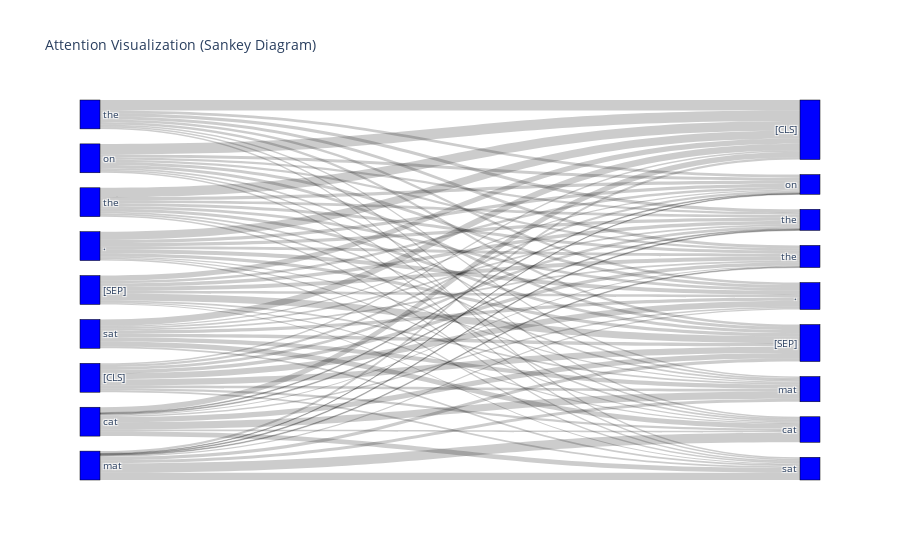

Write notebook code for a chart like this one.
### Code cell
import plotly.graph_objects as go
import torch
import numpy as np
import plotly.express as px
import pandas as pd
from transformers import DistilBertTokenizer, DistilBertModel

def visualize_attention(text, layer_idx=0, head_idx=0, model_name='distilbert-base-uncased'):
    # Load pre-trained model and tokenizer
    tokenizer = DistilBertTokenizer.from_pretrained(model_name)
    model = DistilBertModel.from_pretrained(model_name)
    
    # Tokenize input text
    tokenized_input = tokenizer(text, return_tensors='pt', padding=True, truncation=True)

    # Get attention weights
    with torch.no_grad():
        outputs = model(**tokenized_input, output_attentions=True)
        attention = outputs.attentions[0][layer_idx][head_idx]
        print(f'attention shapes: {attention.shape}')

    # Convert attention tensor to numpy array
    attention = attention.squeeze().cpu().numpy()
    
    # Prepare data for Sankey diagram
    node_labels = [tokenizer.convert_ids_to_tokens(tokenized_input['input_ids'][0][i].item()) for i in range(len(tokenized_input['input_ids'][0]))]
    link_labels = []
    source = []
    target = []
    value = []
    for from_idx in range(attention.shape[0]):
        for to_idx in range(attention.shape[1]):
            weight = attention[from_idx, to_idx]
            if weight > 0:
                source.append(from_idx)
                target.append(len(node_labels) + to_idx)
                value.append(weight)
                link_labels.append(f'{node_labels[from_idx]} -> {node_labels[to_idx]}')
    
    node_labels += node_labels#[f'Masked Token {i}' for i in range(attention.shape[1])]
    
    # Create Sankey diagram
    fig = go.Figure(data=[go.Sankey(
        node=dict(
          pad=15,
          thickness=20,
          line=dict(color="black", width=0.5),
          label=node_labels,
          color="blue"
        ),
        link=dict(
          source=source,
          target=target,
          value=value,
          label=link_labels
      ))])
    
    fig.update_layout(title_text='Attention Visualization (Sankey Diagram)', font_size=10)
    fig.show()

# Example usage:
text = "The cat sat on the mat."
visualize_attention(text, layer_idx=0, head_idx=0)

### Figure 1 — Plotly figure (JSON) as saved in the notebook; plotly's stock layout.template omitted (floating-point values rounded to 4 significant figures)
{"data": [{"link": {"label": ["[CLS] -> [CLS]", "[CLS] -> the", "[CLS] -> cat", "[CLS] -> sat", "[CLS] -> on", "[CLS] -> the", "[CLS] -> mat", "[CLS] -> .", "[CLS] -> [SEP]", "the -> [CLS]", "the -> the", "the -> cat", "the -> sat", "the -> on", "the -> the", "the -> mat", "the -> .", "the -> [SEP]", "cat -> [CLS]", "cat -> the", "cat -> cat", "cat -> sat", "cat -> on", "cat -> the", "cat -> mat", "cat -> .", "cat -> [SEP]", "sat -> [CLS]", "sat -> the", "sat -> cat", "sat -> sat", "sat -> on", "sat -> the", "sat -> mat", "sat -> .", "sat -> [SEP]", "on -> [CLS]", "on -> the", "on -> cat", "on -> sat", "on -> on", "on -> the", "on -> mat", "on -> .", "on -> [SEP]", "the -> [CLS]", "the -> the", "the -> cat", "the -> sat", "the -> on", "the -> the", "the -> mat", "the -> .", "the -> [SEP]", "mat -> [CLS]", "mat -> the", "mat -> cat", "mat -> sat", "mat -> on", "mat -> the", "mat -> mat", "mat -> .", "mat -> [SEP]", ". -> [CLS]", ". -> the", ". -> cat", ". -> sat", ". -> on", ". -> the", ". -> mat", ". -> .", ". -> [SEP]", "[SEP] -> [CLS]", "[SEP] -> the", "[SEP] -> cat", "[SEP] -> sat", "[SEP] -> on", "[SEP] -> the", "[SEP] -> mat", "[SEP] -> .", "[SEP] -> [SEP]"], "source": [0, 0, 0, 0, 0, 0, 0, 0, 0, 1, 1, 1, 1, 1, 1, 1, 1, 1, 2, 2, 2, 2, 2, 2, 2, 2, 2, 3, 3, 3, 3, 3, 3, 3, 3, 3, 4, 4, 4, 4, 4, 4, 4, 4, 4, 5, 5, 5, 5, 5, 5, 5, 5, 5, 6, 6, 6, 6, 6, 6, 6, 6, 6, 7, 7, 7, 7, 7, 7, 7, 7, 7, 8, 8, 8, 8, 8, 8, 8, 8, 8], "target": [9, 10, 11, 12, 13, 14, 15, 16, 17, 9, 10, 11, 12, 13, 14, 15, 16, 17, 9, 10, 11, 12, 13, 14, 15, 16, 17, 9, 10, 11, 12, 13, 14, 15, 16, 17, 9, 10, 11, 12, 13, 14, 15, 16, 17, 9, 10, 11, 12, 13, 14, 15, 16, 17, 9, 10, 11, 12, 13, 14, 15, 16, 17, 9, 10, 11, 12, 13, 14, 15, 16, 17, 9, 10, 11, 12, 13, 14, 15, 16, 17], "value": [0.05164, 0.09695, 0.07743, 0.06169, 0.07699, 0.123, 0.0924, 0.2034, 0.2165, 0.3267, 0.09418, 0.05485, 0.05245, 0.1058, 0.1063, 0.0619, 0.08913, 0.1086, 0.1896, 0.03148, 0.06029, 0.1665, 0.02865, 0.03616, 0.252, 0.05293, 0.1824, 0.2213, 0.06094, 0.1697, 0.06293, 0.04137, 0.05757, 0.1499, 0.117, 0.1192, 0.3643, 0.07874, 0.05285, 0.05574, 0.1102, 0.07145, 0.05771, 0.1069, 0.1021, 0.3613, 0.1107, 0.04928, 0.05101, 0.09934, 0.1048, 0.05214, 0.08384, 0.08764, 0.08385, 0.02707, 0.3336, 0.2472, 0.01878, 0.02773, 0.1017, 0.04376, 0.1164, 0.2817, 0.1094, 0.04494, 0.05191, 0.1137, 0.1019, 0.04492, 0.1403, 0.1112, 0.1815, 0.1205, 0.04035, 0.03692, 0.08842, 0.1374, 0.06081, 0.09702, 0.237]}, "node": {"color": "blue", "label": ["[CLS]", "the", "cat", "sat", "on", "the", "mat", ".", "[SEP]", "[CLS]", "the", "cat", "sat", "on", "the", "mat", ".", "[SEP]"], "line": {"color": "black", "width": 0.5}, "pad": 15, "thickness": 20}, "type": "sankey"}], "layout": {"font": {"size": 10}, "title": {"text": "Attention Visualization (Sankey Diagram)"}}}
